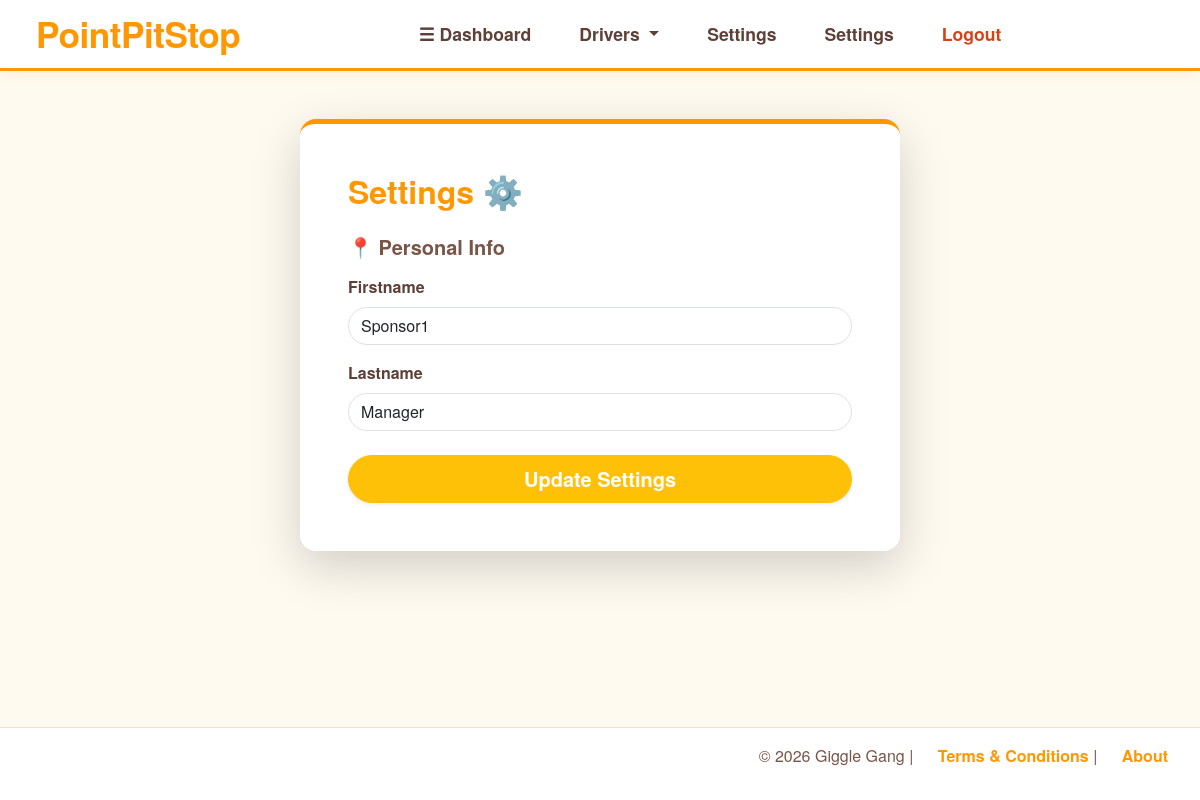
/sponsor/settings (signed in), run on an earlier commit of the app's database.
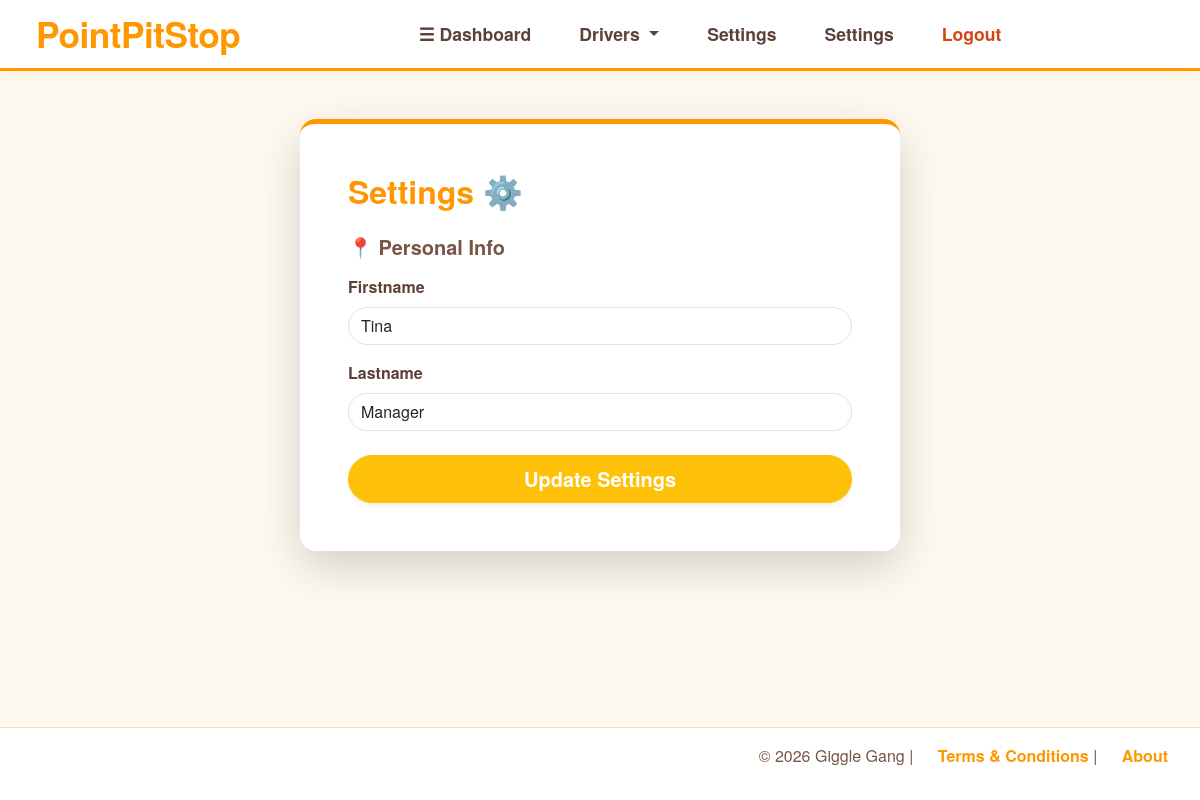
And on a later commit of the database.
### models.py (models this page shows)
class SponsorProfile(db.Model):
    __tablename__ = "sponsor_profile"
    user = db.relationship("Users",back_populates="sponsor_profile")
    user_id = db.Column(db.Integer,db.ForeignKey('users.id'),primary_key=True,unique=True,nullable=False)
    firstname = db.Column(db.String(250), nullable=False)
    lastname = db.Column(db.String(250), nullable=False)
    company_id = db.Column(db.Integer,db.ForeignKey("sponsor_companies.id"),nullable=False)
    company = db.relationship("SponsorCompany",back_populates="sponsor_users")

### routes/sponsor.py (the view, shortened to what this page needs)
@sponsor_bp.route("/settings",methods=["GET","POST"])
def sponsor_settings():
    sponsor = g.profile
    return render_template("sponsor/sponsor_personal.html", sponsor=sponsor)

### app.py (called while the page is built)
@login_manager.user_loader
def load_user(user_id):
    return db.session.get(Users, int(user_id))

### routes/sponsor.py (called while the page is built)
@sponsor_bp.before_request
def restrict_to_sponsors():
    if request.endpoint == "sponsor.end_impersonation":
        real_sponsor_id = session.get("real_sponsor_id")
        if real_sponsor_id:
            return None  # Let it through
        abort(403)
    if not current_user.is_authenticated:
        flash("Please log in to access this page.", "warning")
        return redirect(url_for('auth.handle_login'))
    if current_user.role != "sponsor" and current_user.role != "admin":
        flash("Access denied: Sponsors only.", "danger")
        return redirect(url_for('auth.handle_login'))
    if current_user.role == "admin":
        return None
    if not g.profile:
        flash("Sponsor profile not found. Please contact an admin.", "danger")
        return redirect(url_for('auth.logout'))

### templates/sponsor/sponsor_personal.html (shortened to what this page needs)
{% extends "base.html" %}
{% block body %}
<div class="container py-5">
    <div class="card p-5 shadow-lg rounded-4 border-0" style="max-width: 600px; margin: 0 auto; border-top: 5px solid #ff9800 !important;">
        <h1 class="h2 mb-4" style="color: #ff9800; font-weight: 700;">Settings ⚙️</h1>
        <form id="driver-settings-form" method="POST" action="{{ url_for('sponsor.sponsor_settings') }}">
            <h2 class="h5 mb-3" style="color: #795548; font-weight: 600;">📍 Personal Info</h2>
            <div class="mb-3">
                <label for="firstname" class="form-label" style="color: #5d4037; font-weight: 600;">Firstname</label>
                <input id="firstname" type="text" name="firstname" class="form-control rounded-pill"
                       placeholder="John" value="{{ sponsor.firstname }}">
            </div>
            <div class="mb-3">
                <label for="lastname" class="form-label" style="color: #5d4037; font-weight: 600;">Lastname</label>
                <input id="lastname" type="text" name="lastname" class="form-control rounded-pill"
                       placeholder="Smith" value="{{ sponsor.lastname }}">
            </div>
            <div class="mt-4 d-grid">
                <button type="submit" class="btn btn-warning btn-lg rounded-pill text-white fw-bold shadow-sm">Update Settings</button>
            </div>
        </form>
    </div>
</div>
{% endblock %}

What changed in the data, as far as the page shows it:
changed SponsorProfile "Manager": firstname "Sponsor1" → "Tina"
